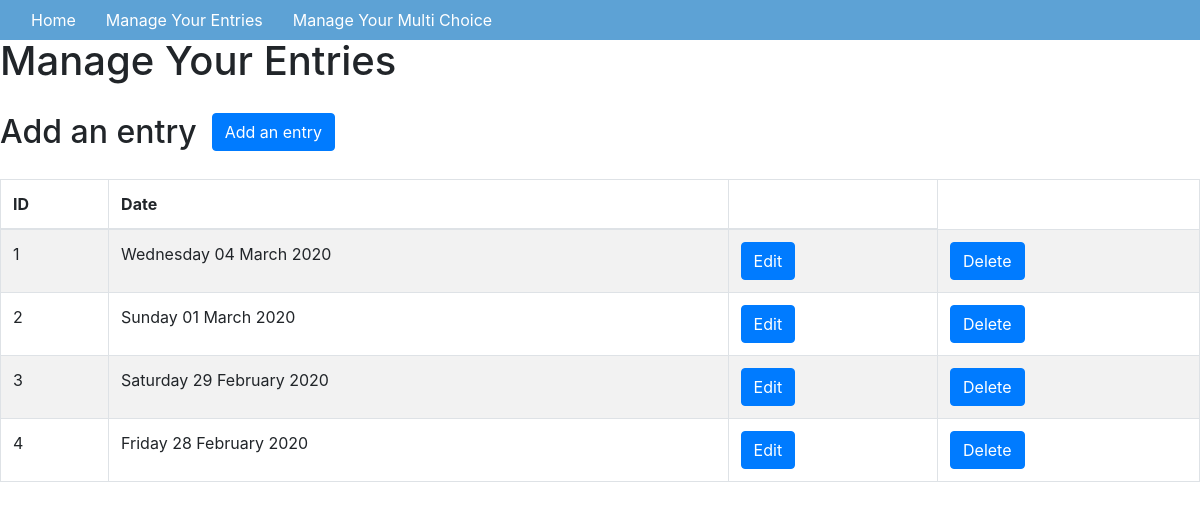
The page /manage on the database as committed earlier.
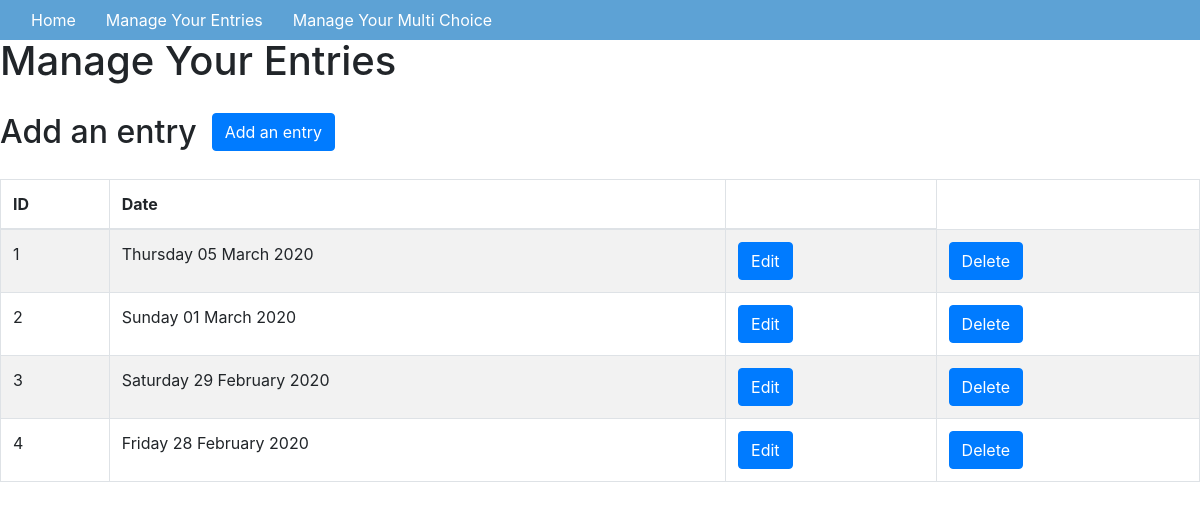
The same page on the database as committed later.
### app/models.py (models this page shows, shortened)
class JournalEntry(db.Model):
    id = db.Column(db.Integer, primary_key=True)
    date = db.Column(db.Date, default=datetime.datetime.now(), unique=True, index=True)
    steps = db.Column(db.Integer)
    description = db.Column(db.Text())
    yoga = db.Column(db.Boolean, default=False)
    running = db.Column(db.Boolean, default=False)
    user_id = db.Column(db.Integer, db.ForeignKey('user.id'))
    def show_pretty_date(self):
        entry_date = self.date.strftime("%A %d %B %Y")
        return entry_date

### app/routes.py (the view)
@app.route('/manage')
def manage_entries():
    entries = JournalEntry.query.all()
    return render_template('manage.html', title="Manage Your Entries", entries=entries)

### app/templates/manage.html (shortened to what this page needs)
{% extends "base.html" %} {% block content %}
<div class='container-fluid'>
    <div class="row">
        <h1>{{title}}</h1>
    </div>
    <div class="row">
        <h2>Add an entry</h2>
        <div class="col-sm-3 add-form">
            <button type="button" class="btn btn-primary" data-toggle="modal" data-target="#myAddModal">Add an entry
            </button>
        </div>
    </div>
    <div class="row">
        <table class="table table-striped table-bordered">
            <thead>
                <th>ID</th>
                <th>Date</th>
                <th></th>
            </thead>
            <tbody>
                {% for entry in entries%}
                <tr>
                    <td>{{entry.id}}</td>
                    <td>{{entry.show_pretty_date()}}</td>
                    <td>
                        <button type="button" class="btn btn-primary" data-toggle="modal" data-target="#myEditModal{{entry.id}}">Edit
                                </button>
                    </td>
                    <td>
                        <button type="button" class="btn btn-primary" data-toggle="modal" data-target="#myDeleteModal{{entry.id}}">Delete
                                            </button>
                    </td>
                </tr>
                {% endfor %}
            </tbody>
        </table>
    </div>
</div>
{% endblock %}

Rows that differ between the two databases and show on the page:
changed JournalEntry id 1: show_pretty_date "Wednesday 04 March 2020" → "Thursday 05 March 2020"
